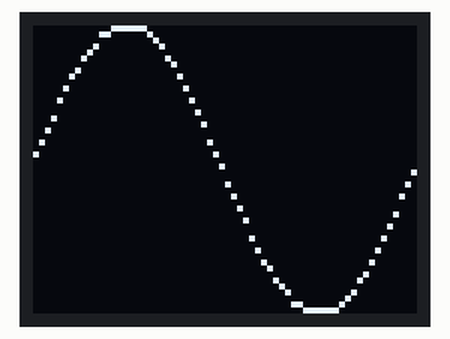
The sketch below on a simulated Arduino Uno, built with avr-gcc and run on an emulated ATmega328P. Shown: 64×48 one-colour display.

Above: at 0.71 s.
At 1.51 s:
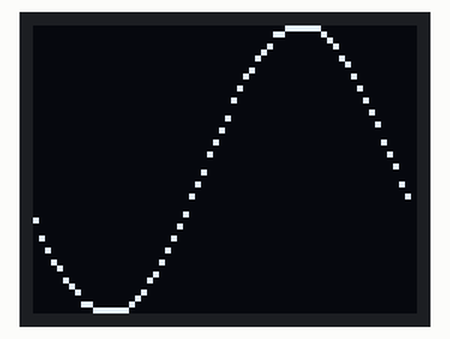
At 2.42 s:
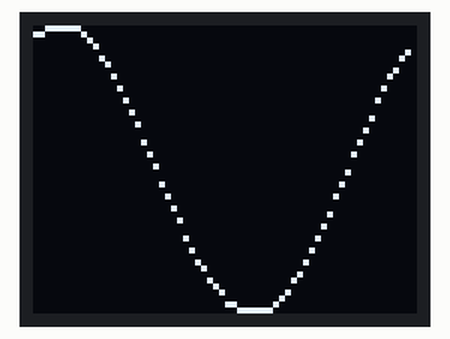
At 4.24 s:
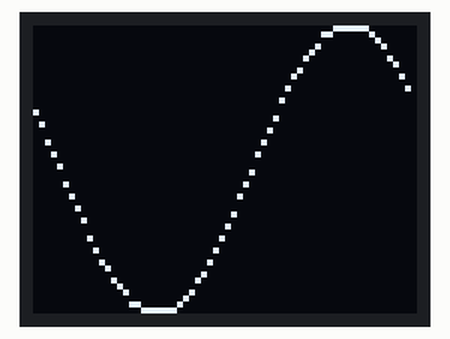
At 6.07 s:
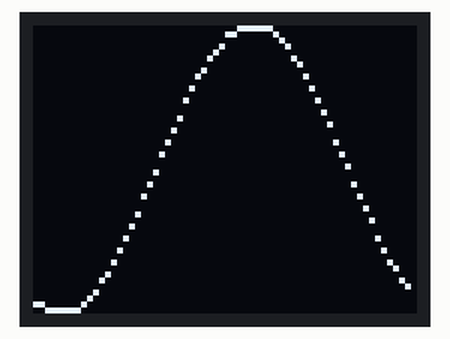
At 7.89 s:
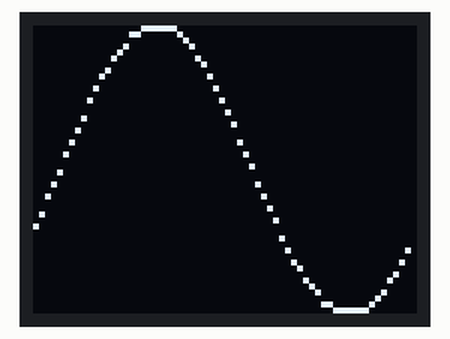

Measured:
- by itself, everything shown: repeats every 7.3 s, in 64 steps

The sketch:

scrolling_sine.ino
```cpp
// a scrolling sinewave animation
#include <MicroView.h>

const float pi = 3.141592654;


bool firstpass = true;
int offset = 0;
int stepsize = 5;
int ydist[64];

void setup() {
  // put your setup code here, to run once:
  uView.begin();
  uView.clear(PAGE);

  float x, y;
  for(int angle = 0; angle < 360; angle++){
    x = angle * (pi / 180);


    y = -1*sin(x);
    y = y * 24; //amplitude
    y += 24; //center on screen
    x = angle * 64/360;

    ydist[(int)x] = (int)y;

    printf("%d\n", x);
    //uView.pixel(x, y);
  }

  //Serial.begin();
}

void loop() {
  // put your main code here, to run repeatedly:
  float x, y;

  if(firstpass){
    //draw our first wave
    for(int i = 0; i < 64; i++){
      uView.pixel(i, ydist[i]);
      uView.display();
    }

    firstpass = false;

  } else {
    //scroll
    offset = (offset + stepsize) % 64;
    //draw the main section of wave
    for(int i = 0; i < 60; i++){
      uView.pixel(i, ydist[(i + offset) % 64]);

    }
    uView.display();
    for(int i = 60; i < 63; i++){
      uView.pixel(i, ydist[(i + offset) % 64]);
      uView.display(); //display these as they are drawn
    }
  }
  // for(int angle = 0; angle <= 360; angle++){
  //  x = angle * (pi / 180);


  //  y = -1*sin(x);
  //  y = y * 24; //amplitude
  //  //y += 24; //center on screen

  //  x = angle * 64/360;
  //  printf("%d\n", x);
  //  uView.pixel(x, y);
  //  uView.display();
  // }

  delay(75);
  uView.clear(PAGE);
}
```
